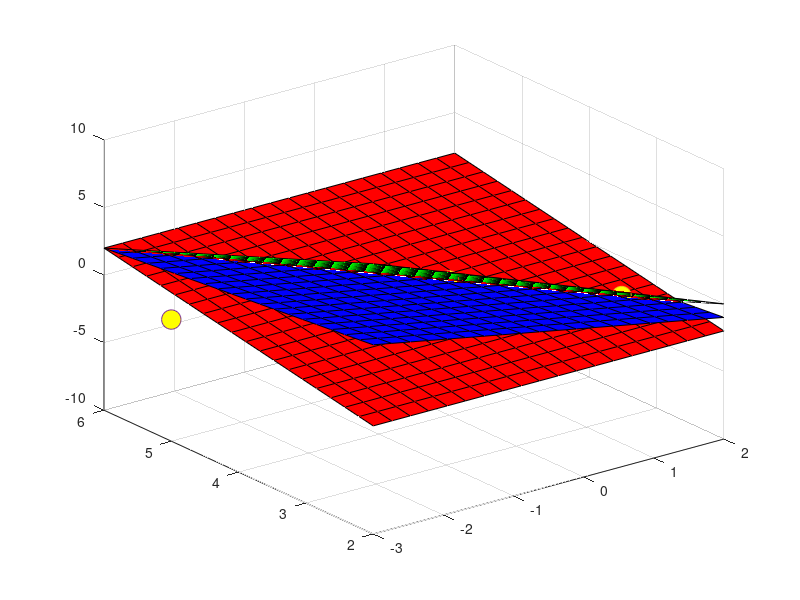

Reproduce this figure in MATLAB.
clc
clear all 


% y- z = 4 
% 2x + y + 2z = 4
% 2x + y + z = 8



A = [0 1 -1 4; 2 1 2 4; 2 1 1 8];
rref(A)


x = linspace(-3,2,20);
y = linspace(2,6,20);
[X,Y] = meshgrid(x,y);

Z = Y-4;

surf(X,Y,Z, 'FaceColor', 'red');

hold on

Z=2-X-Y/2;

surf(X,Y,Z, 'FaceColor', 'blue');

Z=8-2*X-2*Y;

surf(X,Y,Z, 'FaceColor', 'green');

z = linspace(-4/3,4/3);
x = -3*z/2;
y = z+4;

plot3(x,y,z,'LineWidth',4,'Color','White')

hold off
rotate3d on


hold on

plot3(0,4,0,'Marker','o','MarkerSize',14,'MarkerFaceColor','yellow')
plot3(3/2,3,-1,'Marker','o','MarkerSize',14,'MarkerFaceColor','yellow')
plot3(-3,5,-1,'Marker','o','MarkerSize',14,'MarkerFaceColor','yellow')


hold off
